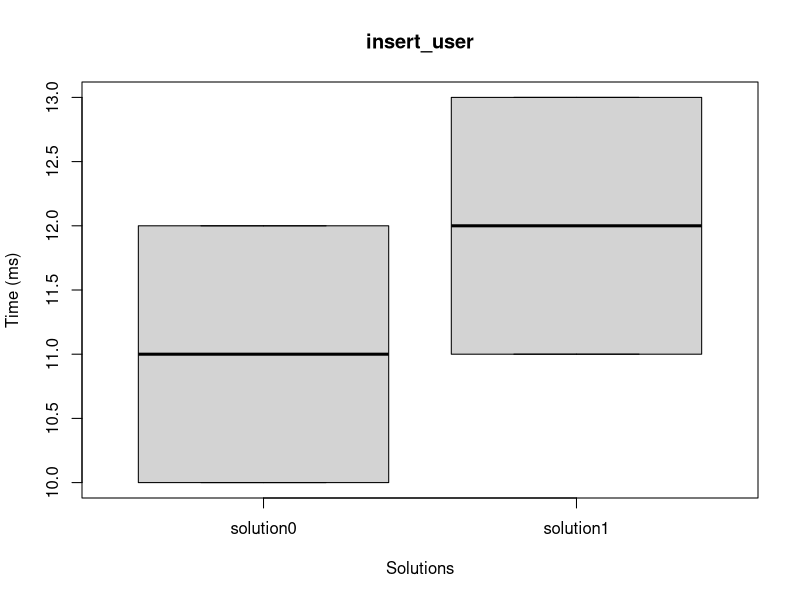
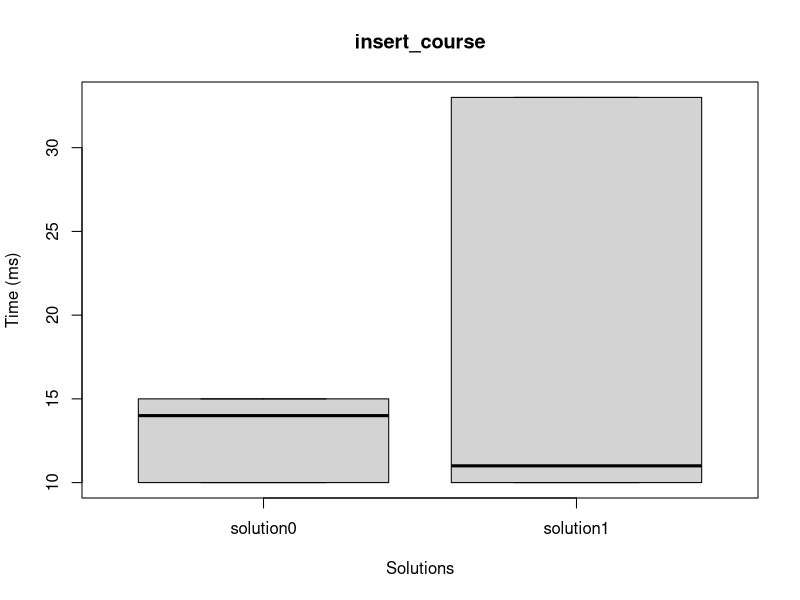
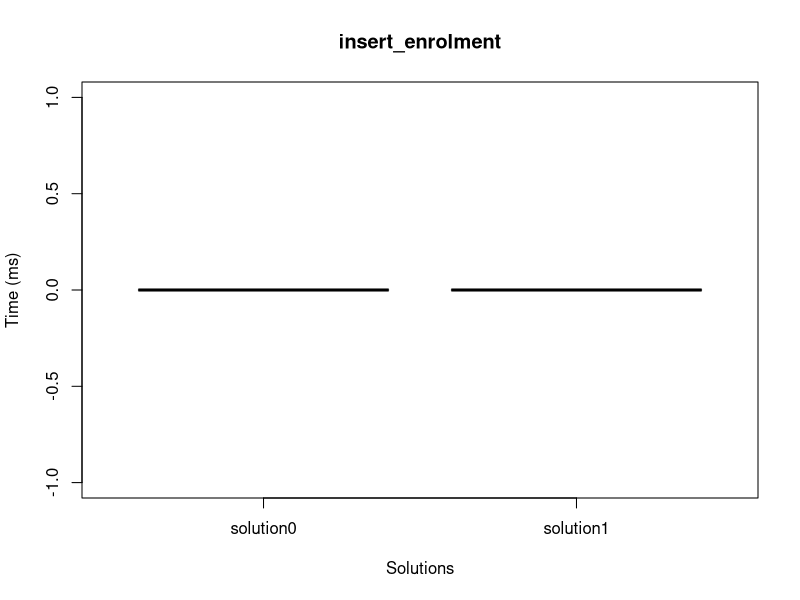
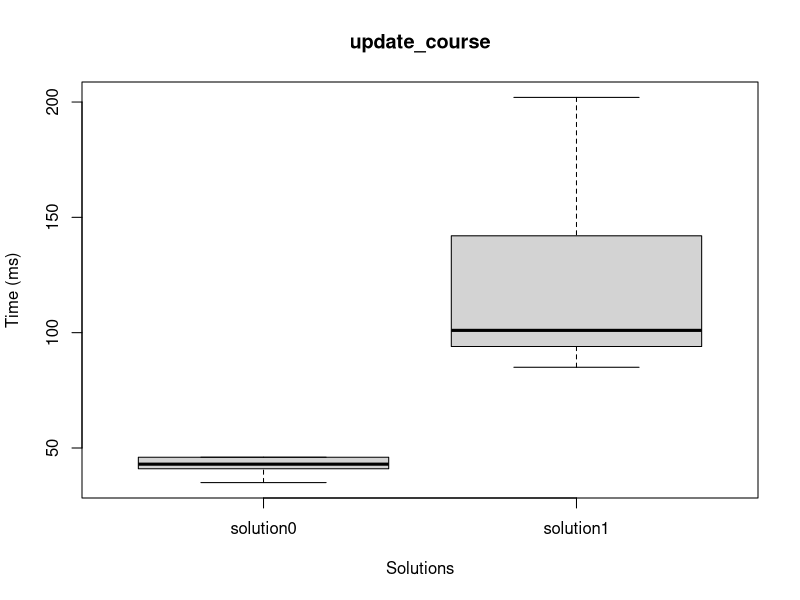
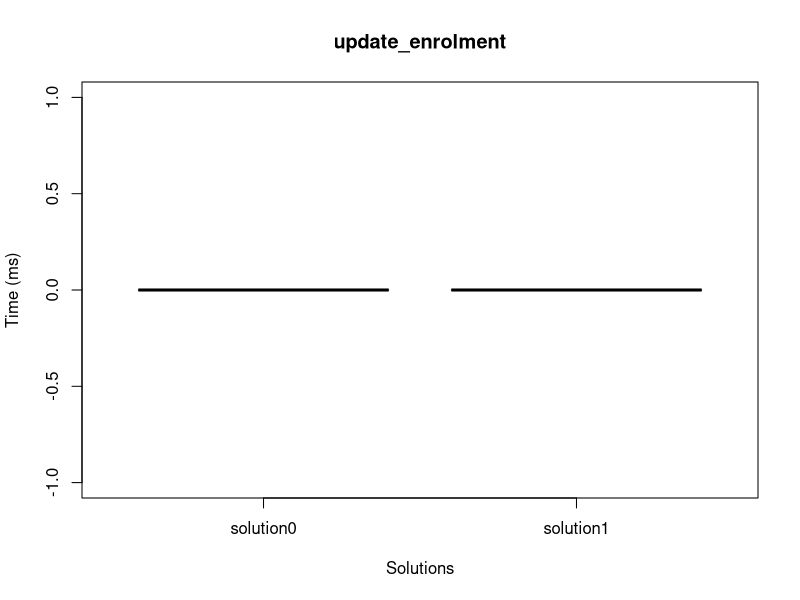
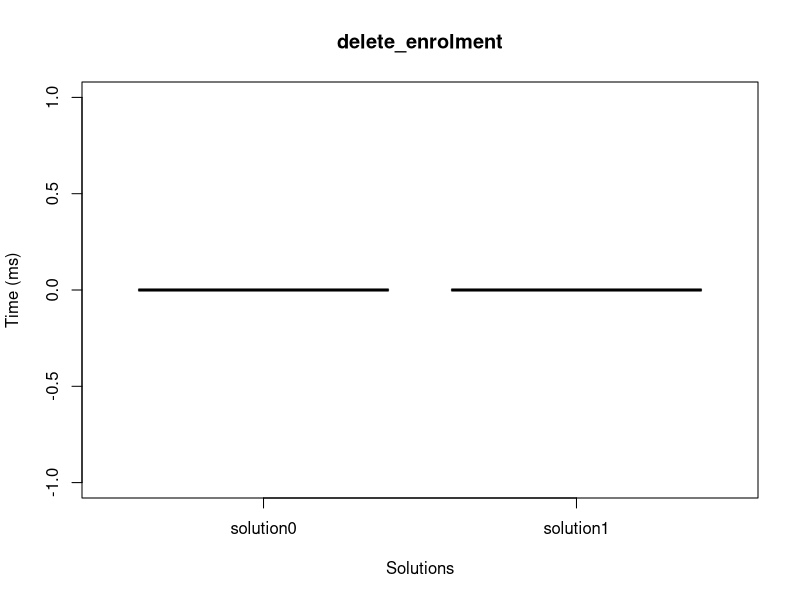
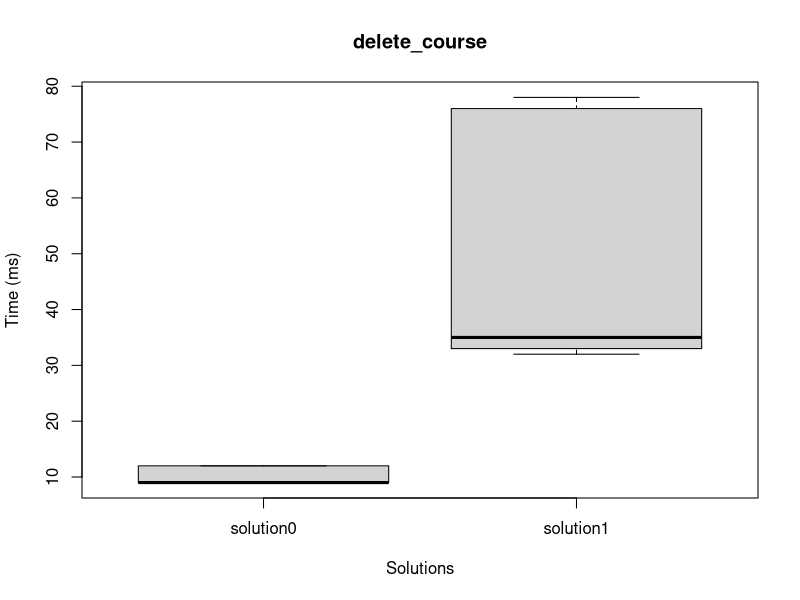
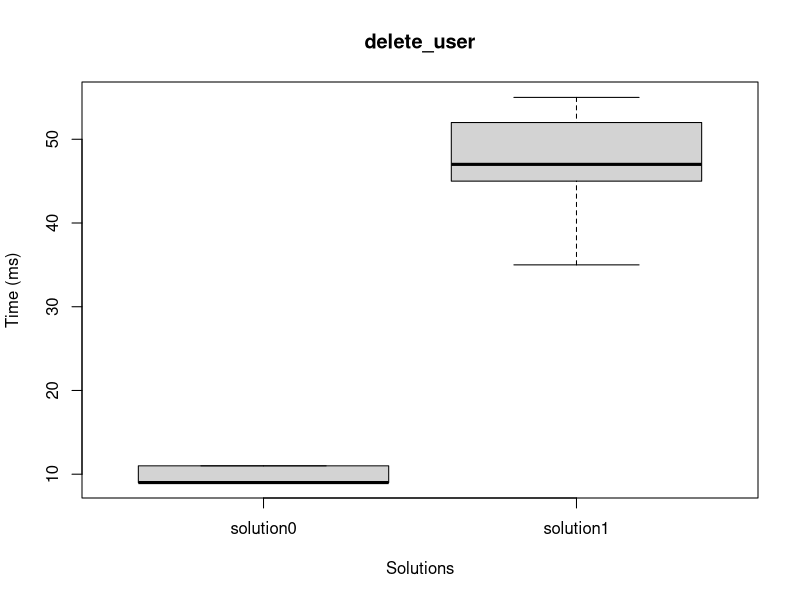

These figures' R source, in order:
solution0_df = data.frame(
insert_user=c(68, 12, 11, 10, 10),
insert_course=c(25, 15, 14, 10, 10),
insert_enrolment=c(0, 0, 0, 0, 0),
update_course=c(81, 46, 41, 43, 35),
update_enrolment=c(0, 0, 0, 0, 0),
delete_enrolment=c(0, 0, 0, 0, 0),
delete_course=c(9, 9, 12, 9, 22),
delete_user=c(11, 9, 9, 9, 11));

solution1_df = data.frame(
insert_user=c(10225, 11, 11, 13, 12),
insert_course=c(10045, 10, 11, 10, 33),
insert_enrolment=c(0, 0, 0, 0, 0),
update_course=c(202, 85, 142, 101, 94),
update_enrolment=c(0, 0, 0, 0, 0),
delete_enrolment=c(0, 0, 0, 0, 0),
delete_course=c(32, 33, 76, 78, 35),
delete_user=c(35, 52, 45, 47, 55));

png('/tmp/bp-insert_user.png', width=640, height=480);
boxplot(solution0_df$insert_user,solution1_df$insert_user,names=c('solution0', 'solution1'), xlab='Solutions', ylab='Time (ms)', main='insert_user', outline=F);
dev.off();
png('/tmp/bp-insert_course.png', width=640, height=480);
boxplot(solution0_df$insert_course,solution1_df$insert_course,names=c('solution0', 'solution1'), xlab='Solutions', ylab='Time (ms)', main='insert_course', outline=F);
dev.off();
png('/tmp/bp-insert_enrolment.png', width=640, height=480);
boxplot(solution0_df$insert_enrolment,solution1_df$insert_enrolment,names=c('solution0', 'solution1'), xlab='Solutions', ylab='Time (ms)', main='insert_enrolment', outline=F);
dev.off();
png('/tmp/bp-update_course.png', width=640, height=480);
boxplot(solution0_df$update_course,solution1_df$update_course,names=c('solution0', 'solution1'), xlab='Solutions', ylab='Time (ms)', main='update_course', outline=F);
dev.off();
png('/tmp/bp-update_enrolment.png', width=640, height=480);
boxplot(solution0_df$update_enrolment,solution1_df$update_enrolment,names=c('solution0', 'solution1'), xlab='Solutions', ylab='Time (ms)', main='update_enrolment', outline=F);
dev.off();
png('/tmp/bp-delete_enrolment.png', width=640, height=480);
boxplot(solution0_df$delete_enrolment,solution1_df$delete_enrolment,names=c('solution0', 'solution1'), xlab='Solutions', ylab='Time (ms)', main='delete_enrolment', outline=F);
dev.off();
png('/tmp/bp-delete_course.png', width=640, height=480);
boxplot(solution0_df$delete_course,solution1_df$delete_course,names=c('solution0', 'solution1'), xlab='Solutions', ylab='Time (ms)', main='delete_course', outline=F);
dev.off();
png('/tmp/bp-delete_user.png', width=640, height=480);
boxplot(solution0_df$delete_user,solution1_df$delete_user,names=c('solution0', 'solution1'), xlab='Solutions', ylab='Time (ms)', main='delete_user', outline=F);
dev.off();
